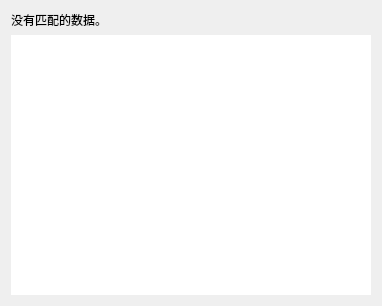
<?xml version="1.0" encoding="UTF-8"?>
<ui version="4.0">
 <class>GlobalSearchRsltDlg</class>
 <widget class="QWidget" name="GlobalSearchRsltDlg">
  <property name="geometry">
   <rect>
    <x>0</x>
    <y>0</y>
    <width>382</width>
    <height>306</height>
   </rect>
  </property>
  <property name="windowTitle">
   <string>GlobalSearchRsltItem</string>
  </property>
  <layout class="QVBoxLayout" name="verticalLayout">
   <item>
    <widget class="QLabel" name="nulDesc">
     <property name="sizePolicy">
      <sizepolicy hsizetype="Preferred" vsizetype="Preferred">
       <horstretch>0</horstretch>
       <verstretch>0</verstretch>
      </sizepolicy>
     </property>
     <property name="text">
      <string>没有匹配的数据。</string>
     </property>
     <property name="alignment">
      <set>Qt::AlignLeading|Qt::AlignLeft|Qt::AlignTop</set>
     </property>
    </widget>
   </item>
   <item>
    <widget class="QListWidget" name="listWidget">
     <property name="frameShape">
      <enum>QFrame::NoFrame</enum>
     </property>
    </widget>
   </item>
  </layout>
 </widget>
 <layoutdefault spacing="6" margin="11"/>
 <resources/>
 <connections/>
</ui>
